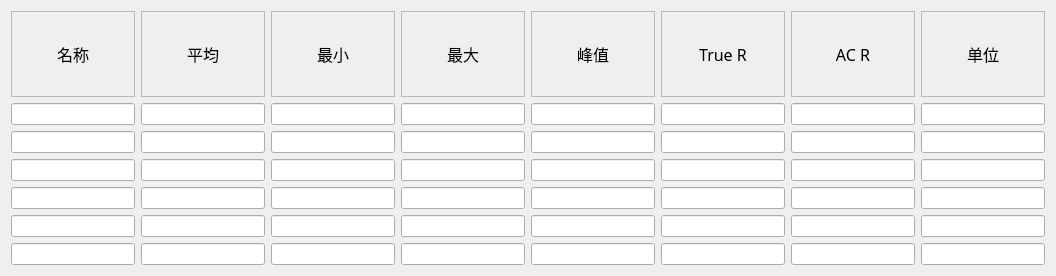
       <widget class="QWidget" name="scrollAreaWidgetContents">
        <property name="geometry">
         <rect>
          <x>0</x>
          <y>0</y>
          <width>1056</width>
          <height>276</height>
         </rect>
        </property>
        <layout class="QGridLayout" name="gridLayout_8">
         <item row="0" column="0">
          <widget class="QLabel" name="label_36">
           <property name="font">
            <font>
             <family>微软雅黑</family>
             <pointsize>12</pointsize>
             <weight>50</weight>
             <italic>false</italic>
             <bold>false</bold>
            </font>
           </property>
           <property name="styleSheet">
            <string notr="true"/>
           </property>
           <property name="frameShape">
            <enum>QFrame::StyledPanel</enum>
           </property>
           <property name="text">
            <string>名称</string>
           </property>
           <property name="alignment">
            <set>Qt::AlignCenter</set>
           </property>
          </widget>
         </item>
         <item row="0" column="1">
          <widget class="QLabel" name="label_37">
           <property name="font">
            <font>
             <family>微软雅黑</family>
             <pointsize>12</pointsize>
             <weight>50</weight>
             <italic>false</italic>
             <bold>false</bold>
            </font>
           </property>
           <property name="styleSheet">
            <string notr="true"/>
           </property>
           <property name="frameShape">
            <enum>QFrame::StyledPanel</enum>
           </property>
           <property name="text">
            <string>平均</string>
           </property>
           <property name="alignment">
            <set>Qt::AlignCenter</set>
           </property>
          </widget>
         </item>
         <item row="0" column="2">
          <widget class="QLabel" name="label_38">
           <property name="font">
            <font>
             <family>微软雅黑</family>
             <pointsize>12</pointsize>
             <weight>50</weight>
             <italic>false</italic>
             <bold>false</bold>
            </font>
           </property>
           <property name="styleSheet">
            <string notr="true"/>
           </property>
           <property name="frameShape">
            <enum>QFrame::StyledPanel</enum>
           </property>
           <property name="text">
            <string>最小</string>
           </property>
           <property name="alignment">
            <set>Qt::AlignCenter</set>
           </property>
          </widget>
         </item>
         <item row="0" column="3">
          <widget class="QLabel" name="label_39">
           <property name="font">
            <font>
             <family>微软雅黑</family>
             <pointsize>12</pointsize>
             <weight>50</weight>
             <italic>false</italic>
             <bold>false</bold>
            </font>
           </property>
           <property name="styleSheet">
            <string notr="true"/>
           </property>
           <property name="frameShape">
            <enum>QFrame::StyledPanel</enum>
           </property>
           <property name="text">
            <string>最大</string>
           </property>
           <property name="alignment">
            <set>Qt::AlignCenter</set>
           </property>
          </widget>
         </item>
         <item row="0" column="4">
          <widget class="QLabel" name="label_40">
           <property name="font">
            <font>
             <family>微软雅黑</family>
             <pointsize>12</pointsize>
             <weight>50</weight>
             <italic>false</italic>
             <bold>false</bold>
            </font>
           </property>
           <property name="styleSheet">
            <string notr="true"/>
           </property>
           <property name="frameShape">
            <enum>QFrame::StyledPanel</enum>
           </property>
           <property name="text">
            <string>峰值</string>
           </property>
           <property name="alignment">
            <set>Qt::AlignCenter</set>
           </property>
          </widget>
         </item>
         <item row="0" column="5">
          <widget class="QLabel" name="label_41">
           <property name="font">
            <font>
             <family>微软雅黑</family>
             <pointsize>12</pointsize>
             <weight>50</weight>
             <italic>false</italic>
             <bold>false</bold>
            </font>
           </property>
           <property name="styleSheet">
            <string notr="true"/>
           </property>
           <property name="frameShape">
            <enum>QFrame::StyledPanel</enum>
           </property>
           <property name="text">
            <string>True R</string>
           </property>
           <property name="alignment">
            <set>Qt::AlignCenter</set>
           </property>
          </widget>
         </item>
         <item row="0" column="6">
          <widget class="QLabel" name="label_42">
           <property name="font">
            <font>
             <family>微软雅黑</family>
             <pointsize>12</pointsize>
             <weight>50</weight>
             <italic>false</italic>
             <bold>false</bold>
            </font>
           </property>
           <property name="styleSheet">
            <string notr="true"/>
           </property>
           <property name="frameShape">
            <enum>QFrame::StyledPanel</enum>
           </property>
           <property name="text">
            <string>AC R</string>
           </property>
           <property name="alignment">
            <set>Qt::AlignCenter</set>
           </property>
          </widget>
         </item>
         <item row="0" column="7">
          <widget class="QLabel" name="label_43">
           <property name="font">
            <font>
             <family>微软雅黑</family>
             <pointsize>12</pointsize>
             <weight>50</weight>
             <italic>false</italic>
             <bold>false</bold>
            </font>
           </property>
           <property name="styleSheet">
            <string notr="true"/>
           </property>
           <property name="frameShape">
            <enum>QFrame::StyledPanel</enum>
           </property>
           <property name="text">
            <string>单位</string>
           </property>
           <property name="alignment">
            <set>Qt::AlignCenter</set>
           </property>
          </widget>
         </item>
         <item row="1" column="0">
          <widget class="QLineEdit" name="lineEdit_14"/>
         </item>
         <item row="1" column="1">
          <widget class="QLineEdit" name="lineEdit_15"/>
         </item>
         <item row="1" column="2">
          <widget class="QLineEdit" name="lineEdit_25"/>
         </item>
         <item row="1" column="3">
          <widget class="QLineEdit" name="lineEdit_26"/>
         </item>
         <item row="1" column="4">
          <widget class="QLineEdit" name="lineEdit_27"/>
         </item>
         <item row="1" column="5">
          <widget class="QLineEdit" name="lineEdit_28"/>
         </item>
         <item row="1" column="6">
          <widget class="QLineEdit" name="lineEdit_29"/>
         </item>
         <item row="1" column="7">
          <widget class="QLineEdit" name="lineEdit_30"/>
         </item>
         <item row="2" column="0">
          <widget class="QLineEdit" name="lineEdit_39"/>
         </item>
         <item row="2" column="1">
          <widget class="QLineEdit" name="lineEdit_43"/>
         </item>
         <item row="2" column="2">
          <widget class="QLineEdit" name="lineEdit_40"/>
         </item>
         <item row="2" column="3">
          <widget class="QLineEdit" name="lineEdit_41"/>
         </item>
         <item row="2" column="4">
          <widget class="QLineEdit" name="lineEdit_45"/>
         </item>
         <item row="2" column="5">
          <widget class="QLineEdit" name="lineEdit_44"/>
         </item>
         <item row="2" column="6">
          <widget class="QLineEdit" name="lineEdit_46"/>
         </item>
         <item row="2" column="7">
          <widget class="QLineEdit" name="lineEdit_42"/>
         </item>
         <item row="3" column="0">
          <widget class="QLineEdit" name="lineEdit_47"/>
         </item>
         <item row="3" column="1">
          <widget class="QLineEdit" name="lineEdit_51"/>
         </item>
         <item row="3" column="2">
          <widget class="QLineEdit" name="lineEdit_48"/>
         </item>
         <item row="3" column="3">
          <widget class="QLineEdit" name="lineEdit_49"/>
         </item>
         <item row="3" column="4">
          <widget class="QLineEdit" name="lineEdit_53"/>
         </item>
         <item row="3" column="5">
          <widget class="QLineEdit" name="lineEdit_52"/>
         </item>
         <item row="3" column="6">
          <widget class="QLineEdit" name="lineEdit_54"/>
         </item>
         <item row="3" column="7">
          <widget class="QLineEdit" name="lineEdit_50"/>
         </item>
         <item row="4" column="0">
          <widget class="QLineEdit" name="lineEdit_55"/>
         </item>
         <item row="4" column="1">
          <widget class="QLineEdit" name="lineEdit_59"/>
         </item>
         <item row="4" column="2">
          <widget class="QLineEdit" name="lineEdit_56"/>
         </item>
         <item row="4" column="3">
          <widget class="QLineEdit" name="lineEdit_57"/>
         </item>
         <item row="4" column="4">
          <widget class="QLineEdit" name="lineEdit_61"/>
         </item>
         <item row="4" column="5">
          <widget class="QLineEdit" name="lineEdit_60"/>
         </item>
         <item row="4" column="6">
          <widget class="QLineEdit" name="lineEdit_62"/>
         </item>
         <item row="4" column="7">
          <widget class="QLineEdit" name="lineEdit_58"/>
         </item>
         <item row="5" column="0">
          <widget class="QLineEdit" name="lineEdit_63"/>
         </item>
         <item row="5" column="1">
          <widget class="QLineEdit" name="lineEdit_67"/>
         </item>
         <item row="5" column="2">
          <widget class="QLineEdit" name="lineEdit_64"/>
         </item>
         <item row="5" column="3">
          <widget class="QLineEdit" name="lineEdit_65"/>
         </item>
         <item row="5" column="4">
          <widget class="QLineEdit" name="lineEdit_69"/>
         </item>
         <item row="5" column="5">
          <widget class="QLineEdit" name="lineEdit_68"/>
         </item>
         <item row="5" column="6">
          <widget class="QLineEdit" name="lineEdit_70"/>
         </item>
         <item row="5" column="7">
          <widget class="QLineEdit" name="lineEdit_66"/>
         </item>
         <item row="6" column="0">
          <widget class="QLineEdit" name="lineEdit_71"/>
         </item>
         <item row="6" column="1">
          <widget class="QLineEdit" name="lineEdit_75"/>
         </item>
         <item row="6" column="2">
          <widget class="QLineEdit" name="lineEdit_72"/>
         </item>
         <item row="6" column="3">
          <widget class="QLineEdit" name="lineEdit_73"/>
         </item>
         <item row="6" column="4">
          <widget class="QLineEdit" name="lineEdit_77"/>
         </item>
         <item row="6" column="5">
          <widget class="QLineEdit" name="lineEdit_76"/>
         </item>
         <item row="6" column="6">
          <widget class="QLineEdit" name="lineEdit_78"/>
         </item>
         <item row="6" column="7">
          <widget class="QLineEdit" name="lineEdit_74"/>
         </item>
        </layout>
       </widget>
